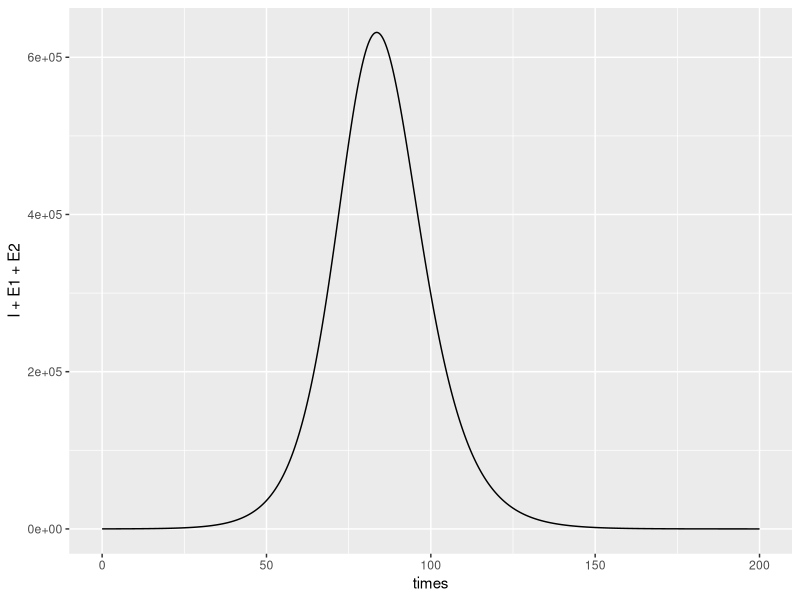
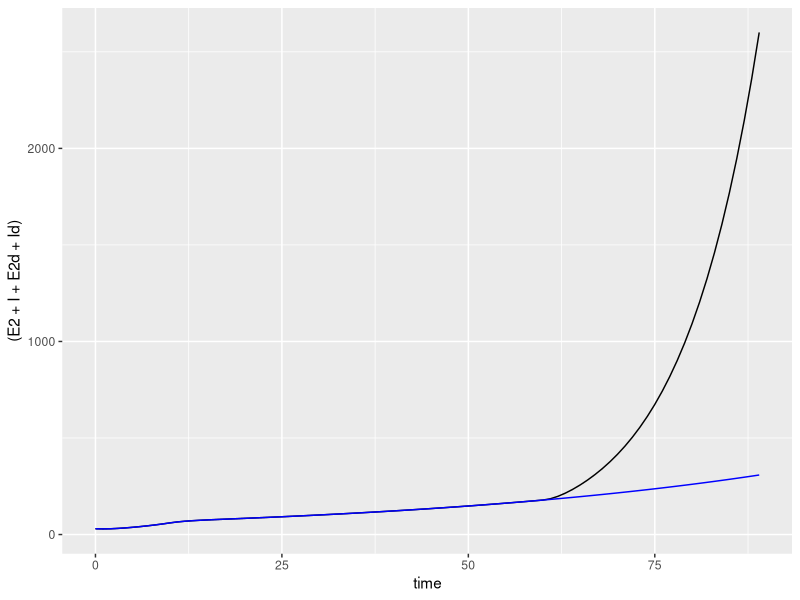
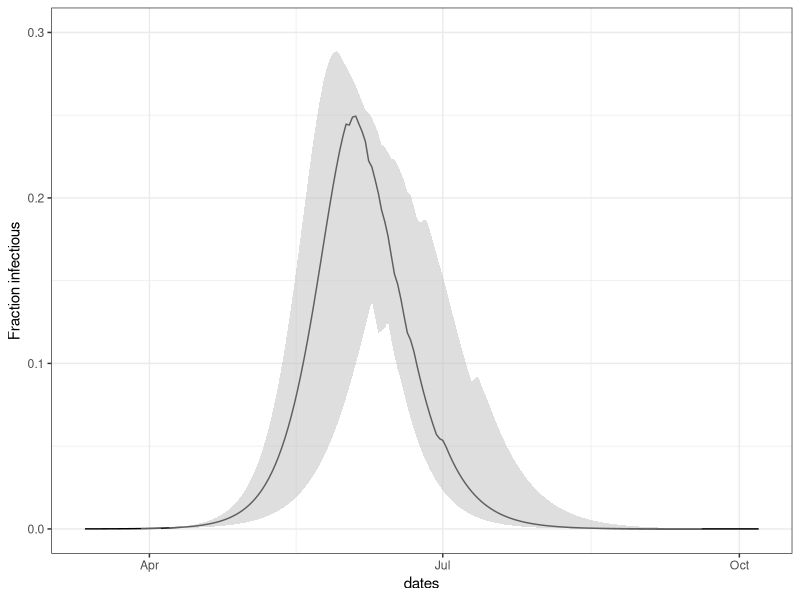
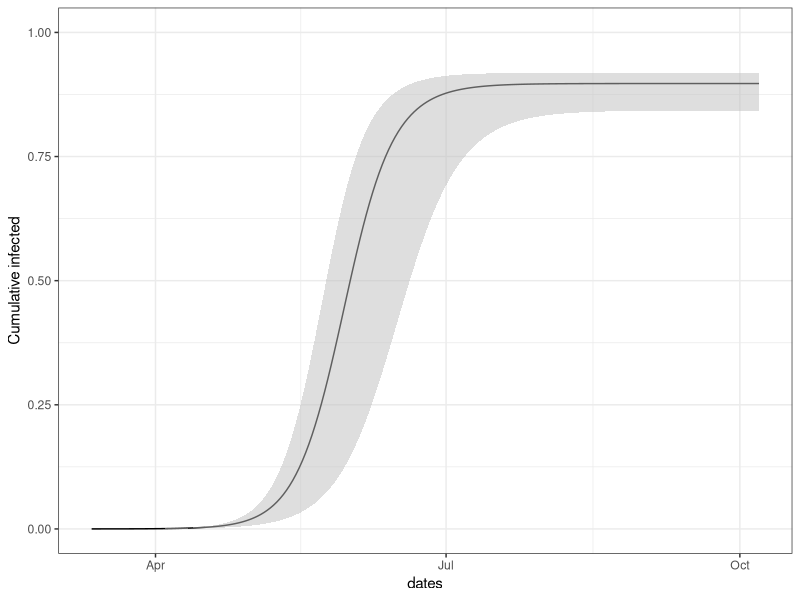
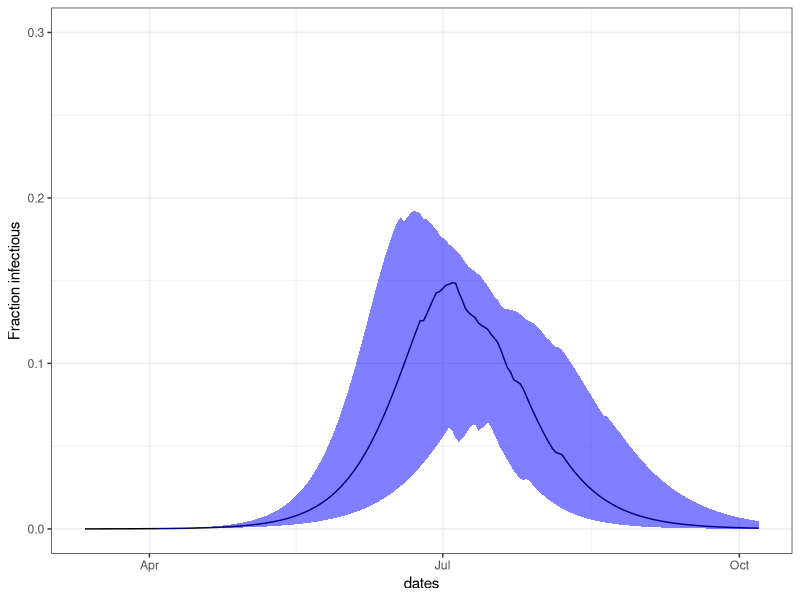
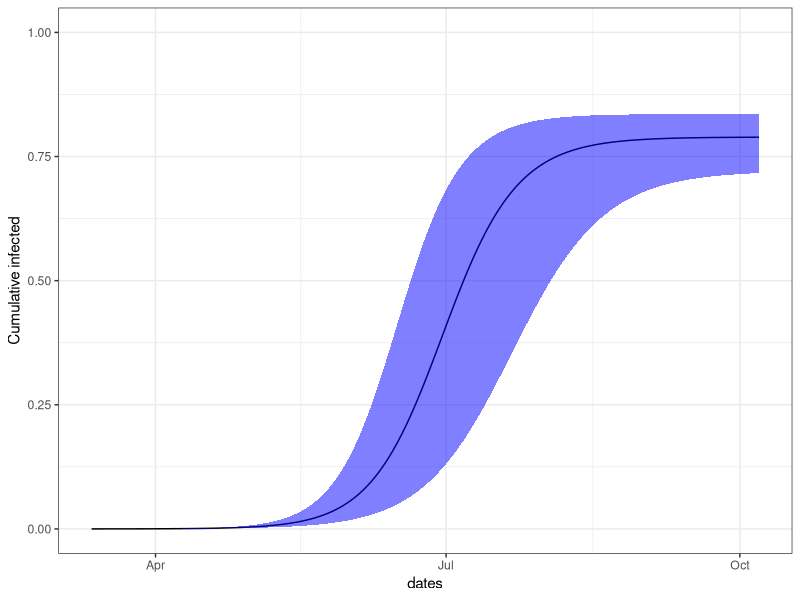
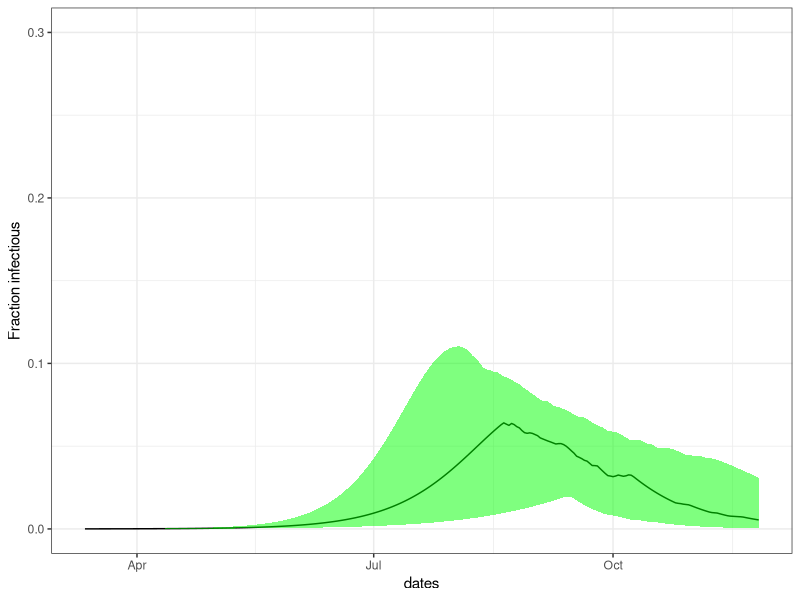
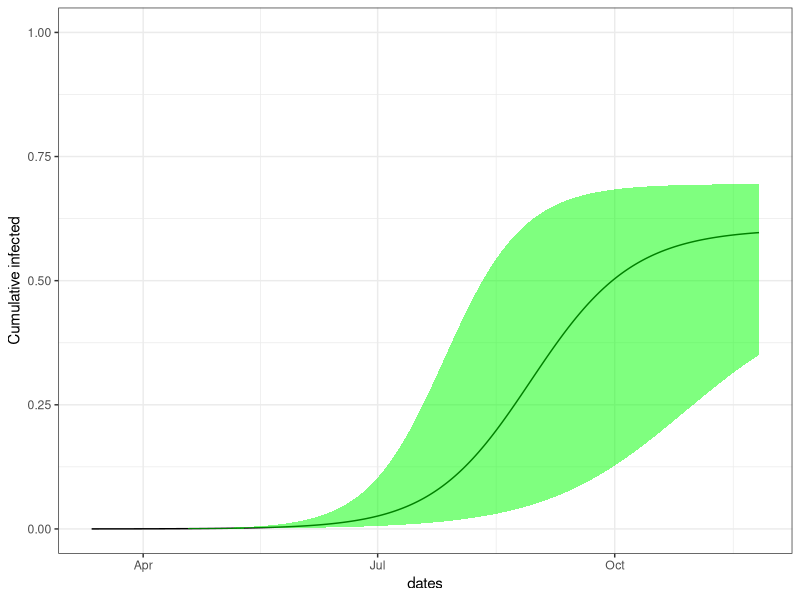

The R script that drew these images, in order:
## ---- chunk 1
library(deSolve)
library(ggplot2)
library(dplyr)
library(gridExtra)
library(lubridate)
## ---- chunk 2
seiqrmodel <- function(t,state,pars) {
  with(as.list(c(state,pars)), { 
    dSdt = -(R0/(D+1/k2))*(I+E2)*S/N
    dE1dt = (R0/(D+1/k2))*(I+E2)*S/N - k1*E1
    dE2dt = k1*E1 -k2*E2
    dIdt = k2*E2 - q*I-  I/D
    dQdt = q*I - Q/D 
    # dRdt = I/D; dr + ds + di =0, S+I+R = N --> R = N-S-I and we eliminate R 
     list(c(dSdt,dE1dt, dE2dt, dIdt, dQdt ))
  })
}
## ---- chunk 3
N=2.4e6
i0=50
state=c(S=N-i0, E1=0, E2=0, I=i0, Q=0)
times = seq(0,200, by=0.1) 
pars=list(N=N,D=5,R0=2.56,k1=1/4, k2=1,q=0 )
out = as.data.frame(ode(y= state, times=times,  func=seiqrmodel, parms=pars))

## ---- chunk 4
ggplot(data=out, aes(x=times,y=I+E1+E2))+geom_line()
## ---- chunk 5
socdistmodel <- function(t,state,pars,sdtiming) {
  with(as.list(c(state,pars)), { 
    f = ifelse(sdtiming(t)==1, pars$f, 1) # if social distancing is on, use pars$f. Otherwise, f is 1. 
    dSdt = -(R0/(D+1/k2))*(I+E2 + f*(Id+E2d))*S/N - r*S + ur*Sd
    dE1dt = (R0/(D+1/k2))*(I+E2 + f*(Id+E2d))*S/N - k1*E1 -r*E1 + ur*E1d
    dE2dt = k1*E1 -k2*E2 -r*E2 + ur*E2d
    dIdt = k2*E2 - q*I -  I/D - r*I+ ur*Id
    dQdt = q*I - Q/D -r*Q + ur*Qd
    dRdt = I/D + Q/D -r*R+ur*Rd
    
    dSddt = -(f*R0/(D+1/k2))*(I+E2 + f*(Id+E2d))*Sd/N + r*S -ur*Sd
    dE1ddt = (f*R0/(D+1/k2))*(I+E2 + f*(Id+E2d))*Sd/N - k1*E1d +r*E1 - ur*E1d
    dE2ddt = k1*E1d - k2*E2d + r*E2 - ur*E2d
    dIddt = k2*E2d - q*Id-  Id/D + r*I - ur*Id
    dQddt = q*Id - Qd/D +r*Q - ur*Qd
   dRddt = Id/D+Qd/D +r*R - ur*Rd
    # dRdt = I/D; dr + ds + di =0, S+I+R = N --> R = N-S-I and we eliminate R 
     list(c(dSdt,dE1dt, dE2dt, dIdt, dQdt,dRdt, dSddt,dE1ddt, dE2ddt, dIddt, dQddt,dRddt ))
  })
}
## ---- chunk 6

startTime=10; stopTime=60
N=2.4e6
pars=list(N=N,D=5,R0=2.5,k1=1/4, k2=1,q=0.08, r=1, ur=0.8, f=0.6)
mysdtiming=function(t) {ifelse( (t > startTime & t< stopTime),1, 0) }

fsi=with(pars, r/(r+ur))
nsi=1-fsi
state=c(S= nsi*(N-i0), E1=0.4*nsi*i0, E2=0.1*nsi*i0, I=0.5*nsi*i0, Q=0, R=0, 
        Sd= fsi*(N-i0), E1d=0.4*fsi*i0, E2d=0.1*fsi*i0, Id=0.5*fsi*i0, Qd=0, Rd=0)

times=0:400
i0=50
nReps=50
out1 = as.data.frame(ode(y= state, times=times,  func=socdistmodel, parms=pars,
          sdtiming=mysdtiming))
stopTime=200; mysdtiming=function(t) {ifelse( (t > startTime & t< stopTime),1, 0) }
out2=  as.data.frame(ode(y= state, times=times,  func=socdistmodel, parms=pars,
          sdtiming=mysdtiming))
ggplot(data=filter(out1,time<90), aes(x=time, y=(E2+I+E2d+Id)))+geom_line() +
  geom_line(data=filter(out2,time<90), aes(x=time, y=(E2+I+E2d+Id)),color="blue")
## ---- chunk 7

# simulate the model 50 times; return a concatenated data frame 
multisolve=function(params,timing,state,times,nReps) {
 # get random samples of R0
  
  rs=rnorm(nReps, mean = params$R0, sd=0.2)
  biglist=lapply(rs, function(x) { 
    thispars=params; thispars$R0=x; 
    return( as.data.frame(ode(y= state, times=times,  func=socdistmodel, parms=thispars,sdtiming=timing)))})
  names(biglist)=rs;
  return(bind_rows(biglist, .id="R0"))
}

# collect the number of SYMPTOMATIC cases by day with lower 25, median and upper 75 quantile- this shows how numbers vary with R0
getCasesbyDay2 = function(df, times, nReps,startDate=dmy("12-03-2020")) {
 CaseInfo=t(vapply(times, function(x) {
   wherenow = which(df$time==x)
   normals=df$I[wherenow]
   selfisols=df$Id[wherenow]
   return(quantile(normals+selfisols,probs = c(0.1,0.5,0.9)))
   }, FUN.VALUE = c(2,3,4)))
 return(data.frame(times=times,dates=startDate+times, lower25=CaseInfo[,1], median=CaseInfo[,2], upper75=CaseInfo[,3]))
}


# collect the total infectious cases, symptomatic and pre-symptomatic
getAllCasesbyDay2= function(df, times, nReps,startDate=dmy("12-03-2020")) {
 CaseInfo=t(vapply(times, function(x) {
   wherenow = which(df$time==x)
   normals=(df$I+df$E1+df$E2)[wherenow]
   selfisols=(df$Id+df$E1d+df$E2d)[wherenow]
   return(quantile(normals+selfisols,probs = c(0.1,0.5,0.9)))
   }, FUN.VALUE = c(2,3,4)))
 return(data.frame(times=times,dates=startDate+times, lower25=CaseInfo[,1], median=CaseInfo[,2], upper75=CaseInfo[,3]))
}

# get the numbers who have ever been infected, along the simulation 
getEverInfbyDay= function(df, times, nReps,startDate=dmy("12-03-2020")) {
 myN=rowSums(df[1,3:14])
  CaseInfo=t(vapply(times, function(x) {
   wherenow = which(df$time==x)
   normals=df$S[wherenow]
   selfisols=df$Sd[wherenow]
   return(quantile(myN-(normals+selfisols),probs = c(0.1,0.5,0.9)))
   }, FUN.VALUE = c(2,3,4)))
 return(data.frame(times=times,dates=startDate+times, lower25=CaseInfo[,1], median=CaseInfo[,2], upper75=CaseInfo[,3]))
}

# pull out information about the timing of the peak, the size of the peak (max # of symptomatic cases at any one time), R0
getSummaryInfo2 = function(df, times, nReps) {
  peaktimes=vapply(1:nReps, function(x) {
    k=length(times) # because of the stupid reshape
    ii=((x-1)*k + 1):(k*x)
    thisd=df[ii,]
    return(thisd$time[which.max(thisd$I+thisd$Id)])}, FUN.VALUE = 1)
  peaksizes=vapply(1:nReps, function(x) {
    k=length(times)
    ii=((x-1)*k + 1):(k*x)
     thisd=df[ii,]
    return(max(thisd$I+thisd$Id))}, FUN.VALUE = 1)
   R0s=vapply(1:nReps, function(x) {
     k=length(times)
    ii1=((x-1)*k + 1)
    return(as.numeric(df$R0[ii1]))    }, FUN.VALUE = 1)
  return(data.frame(peaktimes=peaktimes, peaksizes=peaksizes,R0s=R0s))
}

# take in 3 solutions in list form, and make  ggplots
makePlots = function(tt2,type="symp", shortterm=30,PopScale=TRUE, popSize=N) {
  if (type == "symp") {
cbd1 = getCasesbyDay2(tt2[[1]], times,nReps)
cbd2 = getCasesbyDay2(tt2[[2]], times,nReps)
cbd3 = getCasesbyDay2(tt2[[3]], times,nReps) }
    if (type=="all") {
cbd1 = getAllCasesbyDay2(tt2[[1]], times,nReps)
cbd2 = getAllCasesbyDay2(tt2[[2]], times,nReps)
cbd3 = getAllCasesbyDay2(tt2[[3]], times,nReps)
    }
  if (type=="ever") {
cbd1 = getEverInfbyDay(tt2[[1]], times,nReps)
cbd2 = getEverInfbyDay(tt2[[2]], times,nReps)
cbd3 = getEverInfbyDay(tt2[[3]], times,nReps)
  }
  if (PopScale ==TRUE) {
   cbd1[,3:5]=cbd1[,3:5]/popSize
  cbd2[,3:5]=cbd2[,3:5]/popSize
   cbd3[,3:5]=cbd3[,3:5]/popSize
  }
p1=ggplot(data=cbd1) + geom_line(aes(x=dates,y=median))+
  geom_ribbon(aes(x=dates,ymin = lower25, ymax = upper75), alpha = 0.5,fill="grey") + geom_line(data=cbd2,aes(x=dates,y=median))+
  geom_ribbon(data=cbd2, aes(x=dates,ymin = lower25, ymax = upper75), alpha = 0.3,fill="blue")+
  geom_line(data=cbd3,aes(x=dates,y=median))+
  geom_ribbon(data=cbd3,aes(x=dates,ymin = lower25, ymax = upper75), alpha = 0.3,fill="green")
p2=ggplot(data=filter(cbd1,times<shortterm)) + geom_line(aes(x=dates,y=median))+
  geom_ribbon(aes(x=dates,ymin = lower25, ymax = upper75), alpha = 0.5,fill="grey") + geom_line(data=filter(cbd2,times<shortterm),aes(x=dates,y=median))+
  geom_ribbon(data=filter(cbd2,times<shortterm), aes(x=dates,ymin = lower25, ymax = upper75), alpha = 0.3,fill="blue")+
  geom_line(data=filter(cbd3,times<shortterm),aes(x=dates,y=median))+
  geom_ribbon(data=filter(cbd3,times<shortterm),aes(x=dates,ymin = lower25, ymax = upper75), alpha = 0.3,fill="green")
return(list(p1,p2))
}
## ---- chunk 8
N=2.4e6
pars=list(N=N,D=5,R0=2.5,k1=1/4, k2=1,q=0, r=1, ur=0.8, f=0.6)
fsi=with(pars, r/(r+ur))
nsi=1-fsi
state=c(S= nsi*(N-i0), E1=0.4*nsi*i0, E2=0.1*nsi*i0, I=0.5*nsi*i0, Q=0, R=0, 
        Sd= fsi*(N-i0), E1d=0.4*fsi*i0, E2d=0.1*fsi*i0, Id=0.5*fsi*i0, Qd=0, Rd=0)

times=0:400
i0=50
nReps=50
## ---- chunk 9
# set up 3 sets of parameters to explore no, medium and strong social distancing
bpars=list(); timelist=list()
bpars[[1]]=pars; bpars[[1]]$f=1
timelist[[1]]=function(t) {ifelse( (t > 5 & t< 1000),1, 0) }
bpars[[2]]=pars; bpars[[2]]$f=0.8
timelist[[2]]=function(t) {ifelse( (t > 5 & t< 1000),1, 0) }
bpars[[3]]=pars; bpars[[3]]$f=0.6
timelist[[3]]=function(t) {ifelse( (t > 5 & t< 1000),1, 0) }
# set up timing information: when do we stop and start social distancing? 

tt2=lapply(1:3,function(x) multisolve(params=bpars[[x]],timing = timelist[[x]], state,times, nReps = nReps))
names(tt2)=c(bpars[[1]]$f, bpars[[2]]$f,bpars[[3]]$f)
## ---- chunk 10
cbd1 = getCasesbyDay2(tt2[[1]], times,nReps)
cbd2 = getCasesbyDay2(tt2[[2]], times,nReps)
cbd3 = getCasesbyDay2(tt2[[3]], times,nReps)
## ---- chunk 11
N=bpars[[1]]$N
mydf=filter(getAllCasesbyDay2(tt2[[1]],times,nReps), times<210)
ggplot(data=mydf) + geom_line(aes(x=dates,y=median/N))+
  geom_ribbon(aes(x=dates,ymin = lower25/N, ymax = upper75/N), alpha = 0.5,fill="grey") +
  theme_bw()+ylab("Fraction infectious")+ylim(c(0,0.3))
## ---- chunk 12
N=bpars[[1]]$N
mydf=filter(getEverInfbyDay(tt2[[1]],times,nReps), times<210)
ggplot(data=mydf) + geom_line(aes(x=dates,y=median/N))+
  geom_ribbon(aes(x=dates,ymin = lower25/N, ymax = upper75/N), alpha = 0.5,fill="grey") +
  theme_bw()+ylab("Cumulative infected")+ylim(c(0,1))
## ---- chunk 13
hh=0.25; school=0.25*0.4; work=0.75*0.4; community=0.35; # portion contacts 
f = hh*1 + school*0.9 + work*0.65 + community*0.75
f
## ---- chunk 14
N=bpars[[2]]$N
mydf=filter(getAllCasesbyDay2(tt2[[2]],times,nReps), times<210)
ggplot(data=mydf) + geom_line(aes(x=dates,y=median/N))+
  geom_ribbon(aes(x=dates,ymin = lower25/N, ymax = upper75/N), alpha = 0.5,fill="blue") +
  theme_bw()+ylab("Fraction infectious")+ylim(c(0,0.3))
## ---- chunk 15
N=bpars[[1]]$N
mydf=filter(getEverInfbyDay(tt2[[2]],times,nReps), times<210)
ggplot(data=mydf) + geom_line(aes(x=dates,y=median/N))+
  geom_ribbon(aes(x=dates,ymin = lower25/N, ymax = upper75/N), alpha = 0.5,fill="blue") +
  theme_bw()+ylab("Cumulative infected")+ylim(c(0,1))
## ---- chunk 16
hh=0.25; school=0.25*0.4; work=0.75*0.4; community=0.35; # portion contacts 
f = hh*1.45 + school*0.1 + work*0.35 + community*0.35
f
## ---- chunk 17
N=bpars[[3]]$N # actually resetting N isn't necessary, but it's good practice
mydf=filter(getAllCasesbyDay2(tt2[[3]],times,nReps), times<260)
ggplot(data=mydf) + geom_line(aes(x=dates,y=median/N))+
  geom_ribbon(aes(x=dates,ymin = lower25/N, ymax = upper75/N), alpha = 0.5,fill="green") +
  theme_bw()+ylab("Fraction infectious")+ylim(c(0,0.3))
## ---- chunk 18
N=bpars[[1]]$N
mydf=filter(getEverInfbyDay(tt2[[3]],times,nReps), times<260)
ggplot(data=mydf) + geom_line(aes(x=dates,y=median/N))+
  geom_ribbon(aes(x=dates,ymin = lower25/N, ymax = upper75/N), alpha = 0.5,fill="green") +
  theme_bw()+ylab("Cumulative infected")+ylim(c(0,1))
## ---- chunk 19
ll=makePlots(tt2,type="all",PopScale = TRUE,popSize =pars$N)
grid.arrange(ll[[1]], ll[[2]])
## ---- chunk 20
newtime=function(t) {ifelse( (t > 5 & t< 200),1, 0) }
newsol= multisolve(params=bpars[[3]],timing = newtime, state,times, nReps = nReps)
mydf=getAllCasesbyDay2(newsol,times,nReps)
ggplot(data=mydf) + geom_line(aes(x=dates,y=median/N))+
  geom_ribbon(aes(x=dates,ymin = lower25/N, ymax = upper75/N), alpha = 0.5,fill="purple") +
  theme_bw()+ylab("Fraction infectious")+ylim(c(0,0.3))
## ---- chunk 21
new2=function(t) {ifelse( (t > 5 & t< 100),1, 0) }
new2sol= multisolve(params=bpars[[3]],timing = new2, state,times, nReps = nReps)
mydf2=getAllCasesbyDay2(new2sol,times,nReps)
ggplot(data=mydf) + geom_line(aes(x=dates,y=median/N))+
  geom_ribbon(aes(x=dates,ymin = lower25/N, ymax = upper75/N), alpha = 0.5,fill="purple") +
  geom_line(data=mydf2, aes(x=dates,y=median/N))+
  geom_ribbon(data=mydf2,aes(x=dates,ymin=lower25/N, ymax = upper75/N), alpha = 0.5,fill="darkgreen")+
  theme_bw()+ylab("Fraction infectious")+ylim(c(0,0.3))
## ---- chunk 22

newtime=function(t) {ifelse( (t > 5 & t< 400),1, 0) }
strongpars = list(N=N,D=5,R0=2.5,k1=1/4, k2=1,q=0, r=1, ur=0.4, f=0.46)
# imports = rpois(length(times), lambda = 1.5)
newsol= multisolve(params=strongpars,timing = newtime, state,times, nReps = nReps)
mydf=getAllCasesbyDay2(newsol,times,nReps)
ggplot(data=mydf) + geom_line(aes(x=dates,y=(median)/N))+
  geom_ribbon(aes(x=dates,ymin = (lower25+qpois(0.25,2))/N, ymax = (upper75+qpois(0.75,2))/N), alpha = 0.5,fill="chocolate2") +
  theme_bw()+ylab("Fraction infectious") #+ylim(c(0,0.3))

## ---- chunk 23
newtime=function(t) {ifelse( (t > 5 & t< 400),1, 0) }
strongpars = list(N=N,D=5,R0=2.5,k1=1/4, k2=1,q=008, r=1, ur=0.4, f=0.38)
imports = rpois(length(times), lambda = 3.5)
newsol= multisolve(params=strongpars,timing = newtime, state,times, nReps = nReps)
mydf=getAllCasesbyDay2(newsol,times,nReps)
ggplot(data=mydf) + geom_line(aes(x=dates,y=(median+imports)/N))+
  geom_ribbon(aes(x=dates,ymin = (lower25+qpois(0.25,3.5))/N, ymax = (upper75+qpois(0.75,3.5))/N), alpha = 0.5,fill="chocolate2") +
  theme_bw()+ylab("Fraction infectious") #+ylim(c(0,0.3))
## ---- chunk 24
newtime=function(t) {ifelse( (t > 5 & t< 60) ,1, 0) }
strongpars = list(N=N,D=5,R0=2.5,k1=1/4, k2=1,q=0, r=1, ur=0.4, f=0.38)
imports = rpois(length(times), lambda = 1.5)
newsol= multisolve(params=strongpars,timing = newtime, state,times, nReps = nReps)
## ---- chunk 25
mydf=getAllCasesbyDay2(newsol,times,nReps)
ggplot(data=filter(mydf, times<70)) + geom_line(aes(x=dates,y=(median+imports[1:70])/N))+
  geom_ribbon(aes(x=dates,ymin = (lower25+qpois(0.25,2))/N, ymax = (upper75+qpois(0.75,2))/N), alpha = 0.5,fill="chocolate2") +
  theme_bw()+ylab("Fraction infectious") #+ylim(c(0,0.3))
## ---- chunk 26
socdist2 <- function(t,state,pars,sdprofile) {
  with(as.list(c(state,pars)), { 
#    f = ifelse(sdtiming(t)==1, pars$f, 1) # if social distancing is on, use pars$f. Otherwise, f is 1.
    f=sdprofile(t)
    dSdt = -(R0/(D+1/k2))*(I+E2 + f*(Id+E2d))*S/N - r*S + ur*Sd
    dE1dt = (R0/(D+1/k2))*(I+E2 + f*(Id+E2d))*S/N - k1*E1 -r*E1 + ur*E1d
    dE2dt = k1*E1 -k2*E2 -r*E2 + ur*E2d
    dIdt = k2*E2 - q*I -  I/D - r*I+ ur*Id
    dQdt = q*I - Q/D -r*Q + ur*Qd
    dRdt = I/D + Q/D -r*R+ur*Rd
    
    dSddt = -(f*R0/(D+1/k2))*(I+E2 + f*(Id+E2d))*Sd/N + r*S -ur*Sd
    dE1ddt = (f*R0/(D+1/k2))*(I+E2 + f*(Id+E2d))*Sd/N - k1*E1d +r*E1 - ur*E1d
    dE2ddt = k1*E1d - k2*E2d + r*E2 - ur*E2d
    dIddt = k2*E2d - q*Id-  Id/D + r*I - ur*Id
    dQddt = q*Id - Qd/D +r*Q - ur*Qd
   dRddt = Id/D+Qd/D +r*R - ur*Rd
    # dRdt = I/D; dr + ds + di =0, S+I+R = N --> R = N-S-I and we eliminate R 
     list(c(dSdt,dE1dt, dE2dt, dIdt, dQdt,dRdt, dSddt,dE1ddt, dE2ddt, dIddt, dQddt,dRddt ))
  })
}
## ---- chunk 27
multisolve2=function(params,timing,state,times,nReps) {
 # get random samples of R0
  
  rs=rnorm(nReps, mean = params$R0, sd=0.2)
  biglist=lapply(rs, function(x) { 
    thispars=params; thispars$R0=x; 
    return( as.data.frame(ode(y= state, times=times,  func=socdist2, parms=thispars,sdprofile=timing)))})
  names(biglist)=rs;
  return(bind_rows(biglist, .id="R0"))
}
## ---- chunk 28
# now I just want f(t) as my timing function 

strongpars = list(N=N,D=5,R0=2.5,k1=1/4, k2=1,q=0.08, r=1, ur=0.5, f=0.4)

newtime=function(t) {
  if (t < 15) return(1)
  if (t >=15 & t < 22) return( 1 - (1/7)*(1-0.4)*(t-15) )
  if (t>=22 & t < 60) return(0.4)
  if (t>=60) return(1)
  }

fsi=with(strongpars, r/(r+ur))
nsi=1-fsi
state=c(S= nsi*(N-i0), E1=0.4*nsi*i0, E2=0.1*nsi*i0, I=0.5*nsi*i0, Q=0, R=0, 
        Sd= fsi*(N-i0), E1d=0.4*fsi*i0, E2d=0.1*fsi*i0, Id=0.5*fsi*i0, Qd=0, Rd=0)


times=0:80
i0=50
nReps=50

tmp = as.data.frame(ode(y= state, times=times,  func=socdist2, parms=strongpars,sdprofile=newtime))
imports = rpois(length(times), lambda = 1.5)

newsol= multisolve2(params=strongpars,timing = newtime, state,times, nReps = nReps)
## ---- chunk 29
mydf=getAllCasesbyDay2(newsol,times,nReps)
ggplot(data=filter(mydf, times<80)) + geom_line(aes(x=dates,y=(median+imports[1:80])/N))+
  geom_ribbon(aes(x=dates,ymin = (lower25+qpois(0.25,2))/N, ymax = (upper75+qpois(0.75,2))/N), alpha = 0.5,fill="chocolate2") +
  theme_bw()+ylab("Fraction infectious") #+ylim(c(0,0.3))
## ---- chunk 30
mydf=getAllCasesbyDay2(newsol,times,nReps)
ggplot(data=filter(mydf, times<80)) + geom_line(aes(x=dates,y=(median+imports[1:80])/N))+
  geom_ribbon(aes(x=dates,ymin = (lower25+qpois(0.25,2))/N, ymax = (upper75+qpois(0.75,2))/N), alpha = 0.5,fill="chocolate2") +
geom_rect(aes(xmin=lubridate::ymd("2020-03-12")+15,
                xmax=lubridate::ymd("2020-03-12")+60),
                  ymin=0, ymax=3e-4,
            fill='blue', alpha=.005)  +
  theme_bw()+ylab("Fraction infectious") 
## ---- chunk 31
# now I just want f(t) as my timing function 

strongpars = list(N=N,D=5,R0=2.5,k1=1/4, k2=1,q=0.08, r=1, ur=0.5, f=0.4)

newtime=function(t) {
  if (t < 15) return(1)
  if (t >=15 & t < 22) return( 1 - (1/7)*(1-0.4)*(t-15) )
  if (t>=22 & t < 60) return(0.4)
  if (t>=60) return(0.4)
  }

fsi=with(strongpars, r/(r+ur))
nsi=1-fsi
state=c(S= nsi*(N-i0), E1=0.4*nsi*i0, E2=0.1*nsi*i0, I=0.5*nsi*i0, Q=0, R=0, 
        Sd= fsi*(N-i0), E1d=0.4*fsi*i0, E2d=0.1*fsi*i0, Id=0.5*fsi*i0, Qd=0, Rd=0)


times=0:80
i0=50
nReps=50

tmp = as.data.frame(ode(y= state, times=times,  func=socdist2, parms=strongpars,sdprofile=newtime))
imports = rpois(length(times), lambda = 1.5)

newsol= multisolve2(params=strongpars,timing = newtime, state,times, nReps = nReps)
## ---- chunk 32
mydf=getAllCasesbyDay2(newsol,times,nReps)
ggplot(data=filter(mydf, times<80)) + geom_line(aes(x=dates,y=(median+imports[1:80])/N))+
  geom_ribbon(aes(x=dates,ymin = (lower25+qpois(0.25,2))/N, ymax = (upper75+qpois(0.75,2))/N), alpha = 0.5,fill="chocolate2") +
  theme_bw()+ylab("Fraction infectious") #+ylim(c(0,0.3))
## ---- chunk 33
mydf=getAllCasesbyDay2(newsol,times,nReps)
ggplot(data=filter(mydf, times<80)) + geom_line(aes(x=dates,y=(median+imports[1:80])/N))+
  geom_ribbon(aes(x=dates,ymin = (lower25+qpois(0.25,2))/N, ymax = (upper75+qpois(0.75,2))/N), alpha = 0.5,fill="chocolate2") +
geom_rect(aes(xmin=lubridate::ymd("2020-03-12")+15,
                xmax=lubridate::ymd("2020-03-12")+76),
                  ymin=0, ymax=3e-4,
            fill='blue', alpha=.005)  +
  theme_bw()+ylab("Fraction infectious") 
## ---- chunk 34
newtime=function(t) {ifelse( (t > 5 & t< 500),1, 0) }
smallN=300
smallpars  = list(N=smallN,D=5,R0=2.5,k1=1/4, k2=1,q=0, r=1, ur=0.4, f=0.64)
i0=5
fsi=with(pars, r/(r+ur))
nsi=1-fsi
smallstate=c(S= nsi*(smallN-i0), E1=0.4*nsi*i0, E2=0.1*nsi*i0, I=0.5*nsi*i0, Q=0, R=0, 
        Sd= fsi*(smallN-i0), E1d=0.4*fsi*i0, E2d=0.1*fsi*i0, Id=0.5*fsi*i0, Qd=0, Rd=0)
newsol= multisolve(params=smallpars,timing = newtime, smallstate,times, nReps = nReps)
mydf=getAllCasesbyDay2(newsol,times,nReps)
ggplot(data=mydf) + geom_line(aes(x=dates,y=median/smallN))+
  geom_ribbon(aes(x=dates,ymin = lower25/smallN, ymax = upper75/smallN), alpha = 0.5,fill="purple") +
  theme_bw()+ylab("Fraction infectious")#+ylim(c(0,0.3))
